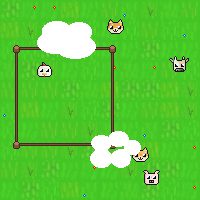
#> input picture PREVIOUS COMPETITIONS/CCC_38/CCC_AFTER/levels/level_05/test_data/field013_sample0.png, 200 x 200 px; its folder holds 4 pictures in this run
$ python level_5.py
#> lines starting #> are read from the running program, lines starting #| are printed output that depends on the picture; after the words box and inside, x2 and y2 are one past the last pixel; in counts of white or black regions, pixels touching at a corner belong together
### PREVIOUS COMPETITIONS/CCC_38/CCC_AFTER/utils.py
import numpy as np
import os
from PIL import Image
from tqdm import tqdm
from sklearn.cluster import KMeans

# takes as input directory with images and returns numpy array
def load_images(path_to_img):
    # get all images from path
#> called with path_to_img = 'levels/level_05/test_data'
    img_list = os.listdir(path_to_img)
    img_list.sort()
    # create empty list for numpy images
    img_list_np = []
    # loop over all images
    for img in img_list:
        # open image
        img_open = Image.open(path_to_img + '/' + img)
#> img_open is the input picture: PIL image 200x200 RGB; mean R, G, B 90.1, 198.6, 57.6
        # convert image to numpy array
        img_np = np.asarray(img_open)
        # append numpy image to list
        img_list_np.append(img_np)

    # return list of numpy images
    return np.array(img_list_np)

# counts the numbes of pixels with a specified RGB value - OPTIMIZED
'''
From looking at the pixel values of the images, I formulate the
hypothesis that only animals certain pixels in their bodies.
'''
def count_pixels(img, rgb, save_pixel_coords=False):
    # check if image is grayscale or color
    if len(img.shape) == 2:
        # grayscale image
        count = np.count_nonzero(img == rgb[0])
        if save_pixel_coords:
            pixel_coordinates = np.argwhere(img == rgb[0]).tolist()
            return pixel_coordinates
        else:
            return count
    else:
        # color image
        count = np.count_nonzero(np.all(img == rgb, axis=2))
        if save_pixel_coords:
            pixel_coordinates = np.argwhere(np.all(img == rgb, axis=2)).tolist()
            return pixel_coordinates
        else:
            return count

# clears clouds from images
'''
The idea here is to replace the pixels that are white [RGB(255, 255, 255)]
in the first picture (sample0), with the corresponding pixels in the second
picture (sample1).

A redundant function was initially applied, to replace all white pixels
(in case there were overlapping clouds) with green pixels:

def replace_white(img_array):
    mask = (img_array == [255, 255, 255]).all(axis=3)
    img_array[mask] = np.ones_like(img_array[mask]) * [77, 192, 52]
    return img_array
'''
def clear_clouds(img1, img2, cloud_color=[255, 255, 255]):
    # create mask of cloud pixels in img1
    cloud_mask = np.all(img1 == cloud_color, axis=2)
    # create copy of img1 with cloud pixels replaced by img2 pixels
    img1_copy = np.copy(img1)
    img1_copy[cloud_mask] = img2[cloud_mask]
    # return the modified image
    return img1_copy

# function that draws a circle of given color on an image, without using cv2
# [16 lines left out: function draw_circle, not called in this run]

# function that computes coordinates of each animal through k-means
def get_cluster_coords(coords, k=5):
    # convert the list to a numpy array
    X = np.array(coords)
    # create a k-means object with k clusters
    kmeans = KMeans(n_clusters=k, random_state=0, n_init=10)
    # fit the k-means object to the data
    kmeans.fit(X)
    # return cluster centers
    return kmeans.cluster_centers_

### PREVIOUS COMPETITIONS/CCC_38/CCC_AFTER/level_5.py
import numpy as np
import matplotlib.pyplot as plt
from tqdm import tqdm

from utils import load_images, count_pixels, clear_clouds, draw_circle, get_cluster_coords

PERFORM_SANITY_CHECK = False

# COORDINATES PROBLEM WITH CLOUDS - LEVEL 5

path_to_test_images  = 'levels/level_05/test_data'
test_data    = load_images(path_to_test_images)

# remove clouds from images
cleared_test_data = list()
for i in tqdm(range(0, len(test_data)-1, 2), desc='Clearing clouds from test data'):
    cleared_test_data.append(clear_clouds(test_data[i], test_data[i+1]))
#> this loop made 2 passes
#> pass 1, in clear_clouds, `cloud_mask = np.all(img1 == cloud_color, axis=2)`:
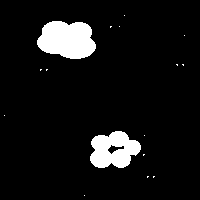
#> cloud_mask: shape (200, 200) bool; 7.7% white; 16 white regions (14 under 20 px), largest, box (x1, y1, x2, y2) and area: (37, 21, 96, 59) 1733, (90, 131, 141, 168) 1318
#> pass 2, in clear_clouds (call 2), `cloud_mask = np.all(img1 == cloud_color, axis=2)`:
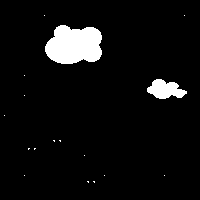
#> cloud_mask: shape (200, 200) bool; 5.7% white; 17 white regions (15 under 20 px), largest, box (x1, y1, x2, y2) and area: (45, 25, 102, 64) 1761, (147, 79, 187, 99) 510

# store black pixels coords from data
pixel_coords_test = list()
for image in tqdm(cleared_test_data, desc='Counting pixels - test'):
    pixel_coords_test.append(count_pixels(image, [0,0,0], save_pixel_coords=True))

# get cluster coordinates for all images
cluster_coords_test = list()
for coords in tqdm(pixel_coords_test, desc='Getting cluster coordinates'):
    cluster_coords_test.append(get_cluster_coords(coords))

if PERFORM_SANITY_CHECK: # saves plots with target circles slow to run...
    # draw circles centered on cluster_coords_test - sanity check
    for i in tqdm(range(len(cleared_test_data)), desc='Drawing circles'):
        img = cleared_test_data[i]
        for animal_index in range(len(cluster_coords_test[i])):
            img = draw_circle(img, cluster_coords_test[i][animal_index], 4, [255,0,0])
        plt.imsave('outputs/level_5_train_image_center/train_image_' + str(i) + '.png', img)

# save cluster_coords_test to file
# flatten cluster_coords_test to a 2D array
flat_coords = np.reshape(cluster_coords_test, (len(cluster_coords_test), -1))
# save flat_coords to file
np.savetxt('outputs/cluster_coords_test.txt', flat_coords, delimiter=',', fmt='%d')

from IPython import embed; embed()
